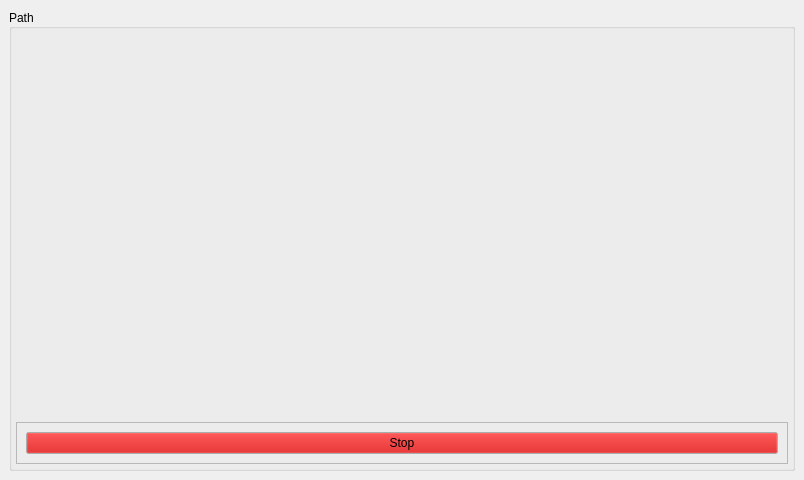
<?xml version="1.0" encoding="UTF-8"?>
<ui version="4.0">
 <class>MainWindow</class>
 <widget class="QMainWindow" name="MainWindow">
  <property name="geometry">
   <rect>
    <x>0</x>
    <y>0</y>
    <width>804</width>
    <height>480</height>
   </rect>
  </property>
  <property name="windowTitle">
   <string>PathControl</string>
  </property>
  <property name="dockNestingEnabled">
   <bool>true</bool>
  </property>
  <widget class="QWidget" name="centralwidget">
   <property name="font">
    <font>
     <pointsize>9</pointsize>
    </font>
   </property>
   <layout class="QVBoxLayout" name="verticalLayout_6">
    <item>
     <layout class="QVBoxLayout" name="verticalLayout_2">
      <item>
       <layout class="QHBoxLayout" name="horizontalLayout_2">
        <item>
         <widget class="QGroupBox" name="pathBox">
          <property name="sizePolicy">
           <sizepolicy hsizetype="Expanding" vsizetype="Expanding">
            <horstretch>0</horstretch>
            <verstretch>0</verstretch>
           </sizepolicy>
          </property>
          <property name="title">
           <string>Path</string>
          </property>
          <property name="alignment">
           <set>Qt::AlignLeading|Qt::AlignLeft|Qt::AlignVCenter</set>
          </property>
          <property name="flat">
           <bool>false</bool>
          </property>
          <property name="checkable">
           <bool>false</bool>
          </property>
          <layout class="QVBoxLayout" name="verticalLayout_3">
           <property name="margin">
            <number>4</number>
           </property>
           <item>
            <widget class="PathPlot" name="pathPlot" native="true"/>
           </item>
           <item>
            <widget class="QFrame" name="pathControlFrame">
             <property name="sizePolicy">
              <sizepolicy hsizetype="MinimumExpanding" vsizetype="Maximum">
               <horstretch>0</horstretch>
               <verstretch>0</verstretch>
              </sizepolicy>
             </property>
             <property name="frameShape">
              <enum>QFrame::StyledPanel</enum>
             </property>
             <property name="frameShadow">
              <enum>QFrame::Raised</enum>
             </property>
             <layout class="QHBoxLayout" name="horizontalLayout">
              <item>
               <widget class="QPushButton" name="stopButton">
                <property name="palette">
                 <palette>
                  <active>
                   <colorrole role="Button">
                    <brush brushstyle="SolidPattern">
                     <color alpha="255">
                      <red>200</red>
                      <green>0</green>
                      <blue>0</blue>
                     </color>
                    </brush>
                   </colorrole>
                  </active>
                  <inactive>
                   <colorrole role="Button">
                    <brush brushstyle="SolidPattern">
                     <color alpha="255">
                      <red>200</red>
                      <green>0</green>
                      <blue>0</blue>
                     </color>
                    </brush>
                   </colorrole>
                  </inactive>
                  <disabled>
                   <colorrole role="Button">
                    <brush brushstyle="SolidPattern">
                     <color alpha="255">
                      <red>200</red>
                      <green>0</green>
                      <blue>0</blue>
                     </color>
                    </brush>
                   </colorrole>
                  </disabled>
                 </palette>
                </property>
                <property name="text">
                 <string>Stop</string>
                </property>
               </widget>
              </item>
             </layout>
            </widget>
           </item>
          </layout>
         </widget>
        </item>
        <item>
         <layout class="QVBoxLayout" name="verticalLayout"/>
        </item>
       </layout>
      </item>
     </layout>
    </item>
   </layout>
  </widget>
 </widget>
 <customwidgets>
  <customwidget>
   <class>PathPlot</class>
   <extends>QWidget</extends>
   <header>path-control/PathPlot.h</header>
   <container>1</container>
   <slots>
    <slot>stop()</slot>
   </slots>
  </customwidget>
 </customwidgets>
 <resources/>
 <connections>
  <connection>
   <sender>stopButton</sender>
   <signal>clicked()</signal>
   <receiver>pathPlot</receiver>
   <slot>stop()</slot>
   <hints>
    <hint type="sourcelabel">
     <x>398</x>
     <y>444</y>
    </hint>
    <hint type="destinationlabel">
     <x>398</x>
     <y>230</y>
    </hint>
   </hints>
  </connection>
 </connections>
</ui>
